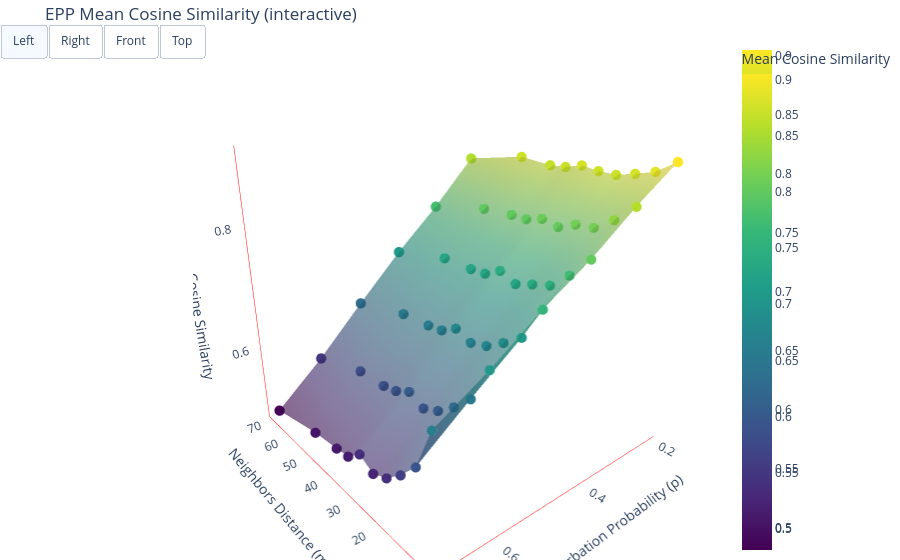

Notebook source saved alongside this figure:
### Code cell
def create_similarity_3d_plot_interactive(
    df_results,
    title,
    xlabel,
    ylabel,
    zlabel,
    filename_html=None,
    cmap='Viridis',
    marker_size=6,
    initial_view='left',   # new: 'left'|'right'|'front'|'auto'
    add_view_buttons=True,  # new: add small UI buttons to switch camera
):
    """
    Create an interactive 3D plot (plotly) where x=m, y=p and z=mean_similarity.
    Supports initial camera view selection and optional small view buttons.
    """
    import plotly.graph_objects as go
    import matplotlib.tri as mtri
    import os

    df = df_results[['m', 'p', 'mean_similarity']].dropna()
    xs = df['m'].astype(float).values
    ys = df['p'].astype(float).values
    zs = df['mean_similarity'].astype(float).values

    if len(xs) == 0:
        raise ValueError("No valid data points to plot.")

    # predefined cameras (eye positions) -> left view places x negative so zlabel faces left
    cameras = {
        'left': dict(eye=dict(x=-1.5, y=1.25, z=0.8)),
        'right': dict(eye=dict(x=1.5, y=1.25, z=0.8)),
        'front': dict(eye=dict(x=0.0, y=2.5, z=0.8)),
        'top': dict(eye=dict(x=0.0, y=0.8, z=3.0)),
    }
    initial_camera = cameras.get(initial_view, cameras['left'])

    fig = go.Figure()

    # Try triangulation to create a mesh; fallback to scatter only
    try:
        tri = mtri.Triangulation(xs, ys)
        if hasattr(tri, "triangles") and len(tri.triangles) > 0:
            i, j, k = tri.triangles.T
            fig.add_trace(
                go.Mesh3d(
                    x=xs, y=ys, z=zs, i=i, j=j, k=k,
                    intensity=zs, colorscale=cmap, opacity=0.6,
                    hovertemplate="m=%{x}<br>p=%{y}<br>sim=%{z:.4f}<extra></extra>",
                    name="mesh", showscale=True,
                )
            )
    except Exception:
        pass

    fig.add_trace(
        go.Scatter3d(
            x=xs, y=ys, z=zs, mode='markers',
            marker=dict(size=marker_size, color=zs, colorscale=cmap, colorbar=dict(title=zlabel)),
            hovertemplate="m=%{x}<br>p=%{y}<br>sim=%{z:.4f}<extra></extra>",
            name="points",
        )
    )

    # layout & camera
    fig.update_layout(
        title=title,
        scene=dict(
            xaxis_title=xlabel,
            yaxis_title=ylabel,
            zaxis_title=zlabel,
            camera=initial_camera,
            # Remove walls and set axis lines to red
            xaxis=dict(showbackground=False, linecolor='red'),
            yaxis=dict(showbackground=False, linecolor='red'),
            zaxis=dict(showbackground=False, linecolor='red'),
            bgcolor='white',  # or 'rgba(0,0,0,0)' for transparent
        ),
        margin=dict(l=0, r=0, b=0, t=40),
        legend=dict(yanchor="top", y=0.95, xanchor="left", x=0.02),
    )

    # optional buttons to switch views interactively
    if add_view_buttons:
        updatemenus = [
            dict(
                type="buttons",
                direction="left",
                x=0.02,
                y=1.03,
                showactive=True,
                buttons=[
                    dict(label="Left",
                         method="relayout",
                         args=[{"scene.camera": cameras['left']}]),
                    dict(label="Right",
                         method="relayout",
                         args=[{"scene.camera": cameras['right']}]),
                    dict(label="Front",
                         method="relayout",
                         args=[{"scene.camera": cameras['front']}]),
                    dict(label="Top",
                         method="relayout",
                         args=[{"scene.camera": cameras['top']}]),
                ],
            )
        ]
        fig.update_layout(updatemenus=updatemenus)

    if filename_html:
        outpath = os.path.join(data_manager.output_dir, filename_html)
        fig.write_html(outpath)
        print(f"Interactive plot saved to {outpath}")

    fig.show()
    
    
# Example usage (initial view set to 'left' so zlabel is readable when you tilt left):
create_similarity_3d_plot_interactive(
    df_results=df_results,
    title='EPP Mean Cosine Similarity (interactive)',
    xlabel='Neighbors Distance (m)',
    ylabel='Perturbation Probability (p)',
    zlabel='Mean Cosine Similarity',
    filename_html='epp_similarity_3d_interactive.html',
    initial_view='left',
    add_view_buttons=True
)

### Figure 1 — Plotly figure (JSON) as saved in the notebook; plotly's stock layout.template omitted (floating-point values rounded to 4 significant figures)
{"data": [{"colorscale": [[0, "#440154"], [0.1111, "#482878"], [0.2222, "#3e4989"], [0.3333, "#31688e"], [0.4444, "#26828e"], [0.5556, "#1f9e89"], [0.6667, "#35b779"], [0.7778, "#6ece58"], [0.8889, "#b5de2b"], [1, "#fde725"]], "hovertemplate": "m=%{x}<br>p=%{y}<br>sim=%{z:.4f}<extra></extra>", "i": [0, 1, 21, 10, 32, 32, 21, 22, 12, 1, 4, 5, 25, 24, 48, 38, 18, 9, 17, 8, 40, 40, 42, 51, 31, 41, 13, 4, 24, 13, 13, 13, 22, 13, 53, 52, 38, 47, 47, 47, 58, 58, 58, 57, 29, 28, 28, 28, 6, 7, 16, 16, 30, 21, 41, 30, 44, 53, 36, 35, 45, 54, 46, 56, 56, 55, 38, 27, 27, 18, 33, 22, 33, 33, 37, 26, 26, 17, 26, 35, 26, 15, 34, 34, 34, 43, 24, 34, 35, 34], "intensity": [0.9049, 0.887, 0.8794, 0.873, 0.8739, 0.878, 0.871, 0.8692, 0.8744, 0.8548, 0.857, 0.8326, 0.815, 0.8126, 0.8019, 0.8077, 0.8005, 0.8009, 0.7982, 0.7772, 0.8033, 0.7729, 0.7495, 0.7417, 0.7327, 0.7438, 0.7305, 0.729, 0.7298, 0.708, 0.7586, 0.7094, 0.6898, 0.673, 0.6656, 0.6757, 0.6613, 0.6579, 0.6547, 0.6314, 0.7064, 0.6528, 0.6259, 0.6046, 0.5928, 0.604, 0.5905, 0.5846, 0.5815, 0.5516, 0.6614, 0.5936, 0.5627, 0.5387, 0.5261, 0.5389, 0.5169, 0.5126, 0.5056, 0.4814], "j": [1, 11, 20, 11, 21, 31, 11, 21, 11, 2, 5, 15, 14, 14, 39, 39, 8, 19, 7, 18, 51, 41, 52, 41, 32, 31, 3, 14, 23, 14, 2, 12, 12, 23, 52, 42, 48, 37, 36, 46, 49, 48, 47, 47, 39, 39, 19, 18, 7, 17, 5, 15, 20, 31, 40, 31, 54, 43, 46, 36, 55, 44, 47, 47, 45, 45, 37, 28, 17, 28, 32, 23, 42, 43, 36, 27, 16, 27, 36, 25, 25, 16, 23, 33, 44, 33, 25, 25, 45, 45], "k": [10, 10, 10, 21, 22, 21, 12, 12, 1, 12, 14, 14, 15, 25, 49, 48, 9, 18, 8, 17, 50, 51, 51, 42, 42, 42, 4, 13, 13, 24, 3, 2, 13, 22, 43, 43, 47, 38, 37, 36, 59, 49, 48, 58, 28, 38, 29, 19, 16, 16, 6, 5, 21, 30, 30, 41, 53, 44, 45, 45, 54, 45, 56, 57, 46, 56, 27, 38, 18, 27, 22, 33, 32, 42, 26, 37, 17, 26, 35, 26, 15, 26, 24, 23, 43, 34, 34, 35, 34, 44], "name": "mesh", "opacity": 0.6, "showscale": true, "type": "mesh3d", "x": [5.0, 10.0, 15.0, 20.0, 25.0, 30.0, 35.0, 40.0, 50.0, 70.0, 5.0, 10.0, 15.0, 20.0, 25.0, 30.0, 35.0, 40.0, 50.0, 70.0, 5.0, 10.0, 15.0, 20.0, 25.0, 30.0, 35.0, 40.0, 50.0, 70.0, 5.0, 10.0, 15.0, 20.0, 25.0, 30.0, 35.0, 40.0, 50.0, 70.0, 5.0, 10.0, 15.0, 20.0, 25.0, 30.0, 35.0, 40.0, 50.0, 70.0, 5.0, 10.0, 15.0, 20.0, 25.0, 30.0, 35.0, 40.0, 50.0, 70.0], "y": [0.2, 0.2, 0.2, 0.2, 0.2, 0.2, 0.2, 0.2, 0.2, 0.2, 0.3, 0.3, 0.3, 0.3, 0.3, 0.3, 0.3, 0.3, 0.3, 0.3, 0.4, 0.4, 0.4, 0.4, 0.4, 0.4, 0.4, 0.4, 0.4, 0.4, 0.5, 0.5, 0.5, 0.5, 0.5, 0.5, 0.5, 0.5, 0.5, 0.5, 0.6, 0.6, 0.6, 0.6, 0.6, 0.6, 0.6, 0.6, 0.6, 0.6, 0.7, 0.7, 0.7, 0.7, 0.7, 0.7, 0.7, 0.7, 0.7, 0.7], "z": [0.9049, 0.887, 0.8794, 0.873, 0.8739, 0.878, 0.871, 0.8692, 0.8744, 0.8548, 0.857, 0.8326, 0.815, 0.8126, 0.8019, 0.8077, 0.8005, 0.8009, 0.7982, 0.7772, 0.8033, 0.7729, 0.7495, 0.7417, 0.7327, 0.7438, 0.7305, 0.729, 0.7298, 0.708, 0.7586, 0.7094, 0.6898, 0.673, 0.6656, 0.6757, 0.6613, 0.6579, 0.6547, 0.6314, 0.7064, 0.6528, 0.6259, 0.6046, 0.5928, 0.604, 0.5905, 0.5846, 0.5815, 0.5516, 0.6614, 0.5936, 0.5627, 0.5387, 0.5261, 0.5389, 0.5169, 0.5126, 0.5056, 0.4814]}, {"hovertemplate": "m=%{x}<br>p=%{y}<br>sim=%{z:.4f}<extra></extra>", "marker": {"color": [0.9049, 0.887, 0.8794, 0.873, 0.8739, 0.878, 0.871, 0.8692, 0.8744, 0.8548, 0.857, 0.8326, 0.815, 0.8126, 0.8019, 0.8077, 0.8005, 0.8009, 0.7982, 0.7772, 0.8033, 0.7729, 0.7495, 0.7417, 0.7327, 0.7438, 0.7305, 0.729, 0.7298, 0.708, 0.7586, 0.7094, 0.6898, 0.673, 0.6656, 0.6757, 0.6613, 0.6579, 0.6547, 0.6314, 0.7064, 0.6528, 0.6259, 0.6046, 0.5928, 0.604, 0.5905, 0.5846, 0.5815, 0.5516, 0.6614, 0.5936, 0.5627, 0.5387, 0.5261, 0.5389, 0.5169, 0.5126, 0.5056, 0.4814], "colorbar": {"title": {"text": "Mean Cosine Similarity"}}, "colorscale": [[0, "#440154"], [0.1111, "#482878"], [0.2222, "#3e4989"], [0.3333, "#31688e"], [0.4444, "#26828e"], [0.5556, "#1f9e89"], [0.6667, "#35b779"], [0.7778, "#6ece58"], [0.8889, "#b5de2b"], [1, "#fde725"]], "size": 6}, "mode": "markers", "name": "points", "type": "scatter3d", "x": [5.0, 10.0, 15.0, 20.0, 25.0, 30.0, 35.0, 40.0, 50.0, 70.0, 5.0, 10.0, 15.0, 20.0, 25.0, 30.0, 35.0, 40.0, 50.0, 70.0, 5.0, 10.0, 15.0, 20.0, 25.0, 30.0, 35.0, 40.0, 50.0, 70.0, 5.0, 10.0, 15.0, 20.0, 25.0, 30.0, 35.0, 40.0, 50.0, 70.0, 5.0, 10.0, 15.0, 20.0, 25.0, 30.0, 35.0, 40.0, 50.0, 70.0, 5.0, 10.0, 15.0, 20.0, 25.0, 30.0, 35.0, 40.0, 50.0, 70.0], "y": [0.2, 0.2, 0.2, 0.2, 0.2, 0.2, 0.2, 0.2, 0.2, 0.2, 0.3, 0.3, 0.3, 0.3, 0.3, 0.3, 0.3, 0.3, 0.3, 0.3, 0.4, 0.4, 0.4, 0.4, 0.4, 0.4, 0.4, 0.4, 0.4, 0.4, 0.5, 0.5, 0.5, 0.5, 0.5, 0.5, 0.5, 0.5, 0.5, 0.5, 0.6, 0.6, 0.6, 0.6, 0.6, 0.6, 0.6, 0.6, 0.6, 0.6, 0.7, 0.7, 0.7, 0.7, 0.7, 0.7, 0.7, 0.7, 0.7, 0.7], "z": [0.9049, 0.887, 0.8794, 0.873, 0.8739, 0.878, 0.871, 0.8692, 0.8744, 0.8548, 0.857, 0.8326, 0.815, 0.8126, 0.8019, 0.8077, 0.8005, 0.8009, 0.7982, 0.7772, 0.8033, 0.7729, 0.7495, 0.7417, 0.7327, 0.7438, 0.7305, 0.729, 0.7298, 0.708, 0.7586, 0.7094, 0.6898, 0.673, 0.6656, 0.6757, 0.6613, 0.6579, 0.6547, 0.6314, 0.7064, 0.6528, 0.6259, 0.6046, 0.5928, 0.604, 0.5905, 0.5846, 0.5815, 0.5516, 0.6614, 0.5936, 0.5627, 0.5387, 0.5261, 0.5389, 0.5169, 0.5126, 0.5056, 0.4814]}], "layout": {"legend": {"x": 0.02, "xanchor": "left", "y": 0.95, "yanchor": "top"}, "margin": {"b": 0, "l": 0, "r": 0, "t": 40}, "scene": {"bgcolor": "white", "camera": {"eye": {"x": -1.5, "y": 1.25, "z": 0.8}}, "xaxis": {"linecolor": "red", "showbackground": false, "title": {"text": "Neighbors Distance (m)"}}, "yaxis": {"linecolor": "red", "showbackground": false, "title": {"text": "Perturbation Probability (p)"}}, "zaxis": {"linecolor": "red", "showbackground": false, "title": {"text": "Mean Cosine Similarity"}}}, "title": {"text": "EPP Mean Cosine Similarity (interactive)"}, "updatemenus": [{"buttons": [{"args": [{"scene.camera": {"eye": {"x": -1.5, "y": 1.25, "z": 0.8}}}], "label": "Left", "method": "relayout"}, {"args": [{"scene.camera": {"eye": {"x": 1.5, "y": 1.25, "z": 0.8}}}], "label": "Right", "method": "relayout"}, {"args": [{"scene.camera": {"eye": {"x": 0, "y": 2.5, "z": 0.8}}}], "label": "Front", "method": "relayout"}, {"args": [{"scene.camera": {"eye": {"x": 0, "y": 0.8, "z": 3}}}], "label": "Top", "method": "relayout"}], "direction": "left", "showactive": true, "type": "buttons", "x": 0.02, "y": 1.03}]}}
